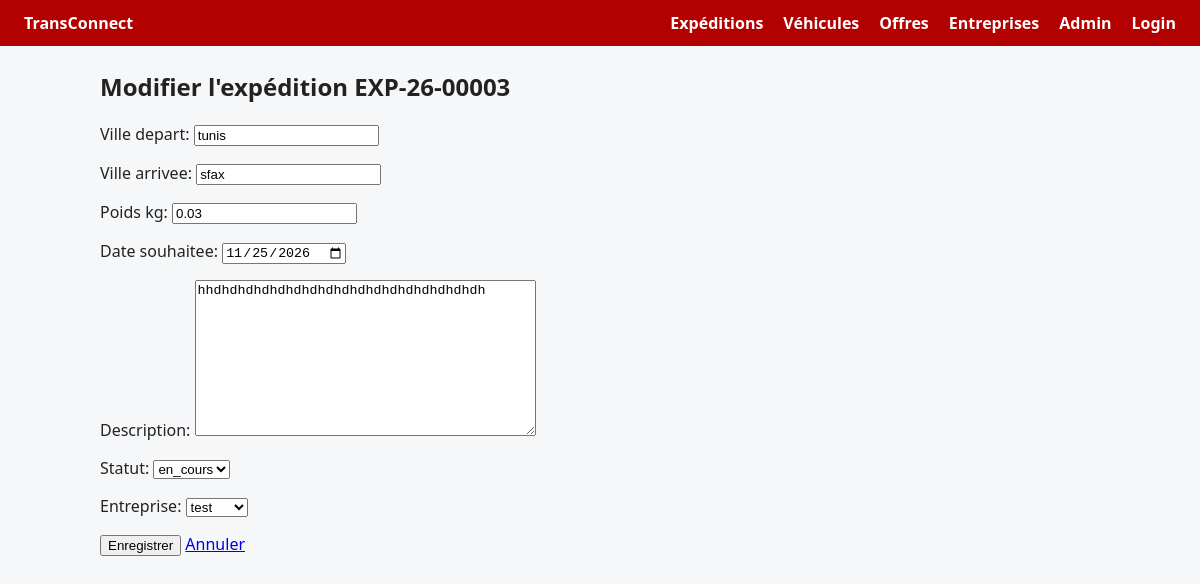
/expeditions/expedition/4/update/, run on the app's committed database.
### ExpeditionsApp/models.py (models this page shows, shortened)
class Expedition(models.Model):
    reference = models.CharField(
        max_length=20,
        unique=True,
        editable=False,
        validators=[
            RegexValidator(
                regex=r"^EXP-\d{2}-\d{5}$",
                message="La reference doit suivre le format EXP-AA-NNNNN.",
            )
        ],
    )
    ville_depart = models.CharField()
    ville_arrivee = models.CharField()
    poids_kg = models.DecimalField(
        max_digits=10,
        decimal_places=2,
        validators=[MinValueValidator(Decimal("0.01"))],
    )
    date_souhaitee = models.DateField()
    description = models.TextField()
    statut = models.CharField(
        max_length=30,
        choices=[
            ("publiee", "publiee"),
            ("attribuee", "attribuee"),
            ("en_cours", "en_cours"),
            ("livree", "livree"),
            ("annulee", "annulee"),
        ],
        default="publiee",
    )
    created_at = models.DateTimeField(auto_now_add=True)
    updated_at = models.DateTimeField(auto_now=True)
    entreprise = models.ForeignKey(
        Entreprise,
        on_delete=models.CASCADE,
        related_name="expedition",
        limit_choices_to={"type_entreprise": "chargeur"},
    )
    class Meta:
        constraints = [
            models.CheckConstraint(
                condition=models.Q(poids_kg__gt=0),
                name="expedition_poids_kg_positif",
            )
        ]

### ExpeditionsApp/views.py (the view, shortened to what this page needs)
# urls.py: path('expedition/<int:pk>/update/', ExpeditionUpdateView.as_view(), name='expedition_update'),
class ExpeditionUpdateView(UpdateView):
    model = Expedition
    form_class = ExpeditionForm
    template_name = "expeditions/expedition_form.html"
    context_object_name = "expedition"
    success_url = reverse_lazy("expedition_list")

### ExpeditionsApp/forms.py
class ExpeditionForm(forms.ModelForm):
    class Meta:
        model = Expedition
        fields = "__all__"
        exclude = ["reference", "created_at", "updated_at"]
        widgets = {
            "date_souhaitee": forms.DateInput(attrs={"type": "date"}),
        }

### EntreprisesApp/models.py (called while the page is built)
    def __str__(self):
        return self.raison_sociale

### ExpeditionsApp/templates/expeditions/expedition_form.html (shortened to what this page needs)
{% extends "base.html" %}
{% block content %}
{% if expedition %}
<h2>Modifier l'expédition {{ expedition.reference }}</h2>
{% else %}
<h2>Nouvelle expédition</h2>
{% endif %}
<form method="post" novalidate>
    {{ form.as_p }}
    <button type="submit">{% if expedition %}Enregistrer{% else %}Créer{% endif %}</button>
    <a href="{% url 'expedition_list' %}">Annuler</a>
</form>
{% endblock %}

### templates/base.html (style rules this page uses)
body { font-family: system-ui, sans-serif; margin: 0; background: #f6f7f9; color: #222; }

### data on the page
Expedition: reference "EXP-26-00003", ville_depart "tunis", ville_arrivee "sfax", poids_kg "0.03", date_souhaitee "11/25/2026", description "hhdhdhdhdhdhdhdhdhdhdhdhdhdhdhdhdhdh", statut "en_cours", entreprise "test"
